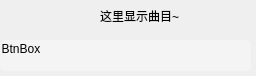
<?xml version="1.0" encoding="UTF-8"?>
<ui version="4.0">
 <class>miniForm</class>
 <widget class="QWidget" name="miniForm">
  <property name="geometry">
   <rect>
    <x>0</x>
    <y>0</y>
    <width>256</width>
    <height>76</height>
   </rect>
  </property>
  <property name="windowTitle">
   <string>MiniPlayer</string>
  </property>
  <property name="styleSheet">
   <string notr="true">QWidget {
	font-family: &quot;Arial&quot;, &quot;宋体&quot;, &quot;Segoe UI&quot;, &quot;微软雅黑&quot;;
	color: black;
}

QLabel#curTimeLabel {
	color: white;
	font-family: &quot;Segoe UI&quot;;
	font-size :20px;
}

QLabel#totalTimeLabel {
	color: white;
	font-family: &quot;Segoe UI&quot;;
	font-size :20px;
}

QLabel#lrcLabel_1 {
	color: rgba(0, 0, 0, 128);
}

QLabel#lrcLabel_4 {
	font-weight: 500;
	color: rgb(85, 0, 255);
}

QLabel#lrcLabel_7 {
	color: rgba(0, 0, 0, 128);
}

/*以上为字体设置*/

QToolTip {
    opacity: 220;
}

QSlider::groove:horizontal {
	border: 1px solid grey;
	border-radius: 3px;
	height: 4px;
	margin: 0px 0;
}

QSlider::handle:horizontal {
/*
	border-radius: 3px;
	margin: -5px -5px -5px -5px;
	left: 5px; right: 5px;
*/
}

QSlider::handle:horizontal:hover {
/*
	border-radius: 3px;
	margin: -5px -5px -5px -5px;
	left: 5px; right: 5px;
*/
}

QSlider::sub-page:horizontal {
	border-radius: 3px;
	background: rgb(85, 170, 0);
}

QSlider::groove:vertical {
	border: 1px solid grey;
	border-radius: 3px;
	width: 4px;
	margin: 0px 0;
} 

QSlider::handle:vertical {
	border-radius: 3px;
	border: 0px solid #5c5c5c;
	background: rgb(85, 170, 0);
	margin: -5px -5px -5px -5px;
	top: 5px; bottom: 5px;
}

QSlider::handle:vertical:hover {
	border-radius: 3px;
	border: 0px solid #5c5c5c;
	background: rgb(85, 255, 0);
	margin: -5px -5px -5px -5px;
	top: 5px; bottom: 5px;
}

QSlider::add-page:vertical {
	border-radius: 3px;
	background: rgb(85, 170, 0);
}

QLabel {
	background: transparent;
}

QLabel:hover {
	/*background: rgba(255, 255, 255, 180);*/
}

QLabel#tagLabel {
	color: white;
	font-family: &quot;Segoe UI&quot;, &quot;宋体&quot;;
	background: rgba(255, 255, 255, 0);
}

QLabel#coverLabel{
	border: 1px solid grey;
}

QLabel#mediaInfoLabel {
	color: white;
	font-family: &quot;Segoe UI&quot;, &quot;宋体&quot;;
	background: rgba(255, 255, 255, 0);
}

QGroupBox {
	background: rgba(255, 255, 255, 80);
}

QGroupBox#eqGroupBox {
	background: qlineargradient(spread:pad, x1:1, y1:0, x2:1, y2:1, stop:0 rgba(255, 255, 255, 150), stop:1 rgba(255, 255, 255, 70));
}

QGroupBox {
	border: 0px solid white;
	border-radius: 5px;
	margin-top: 0ex; /* leave space at the top for the title */
}

QProgressBar{
/*进度条外框*/
	border-radius: 0px;
	background: transparent;
	text-align: center;
}

QProgressBar::chunk {
/*进度条内容*/
	border-radius: 0px;
/*border: 1px solid black;*/
	background: qlineargradient(spread:pad, x1:1, y1:1, x2:1, y2:0, stop:0 rgba(85, 130, 255, 255), stop:1 rgba(170, 255, 236, 255));
}

QProgressBar:horizontal {
	border-radius: 0px;
	border: 1px solid grey;
	background: transparent;
	text-align: center;
}

QProgressBar::chunk:horizontal {
/*水平进度条内容*/
	border-radius: 0px;
	background: rgb(85, 170, 0);
}

QProgressBar#leftdB:horizontal {
	border-radius: 0px;
	border: 1px solid grey;
	background: rgba(255, 255, 255, 120);
	text-align: center;
}

QProgressBar#leftdB::chunk:horizontal {
	border-radius: 0px;
	background: rgb(85, 200, 100);
}

QProgressBar#rightdB:horizontal {
	border-radius: 0px;
	border: 1px solid grey;
	background: rgba(255, 255, 255, 120);
	text-align: center;
}

QProgressBar#rightdB::chunk:horizontal {
	border-radius: 0px;
	background: rgb(85, 200, 100);
}

QPushButton {
	border: 0px solid grey;
	background-color: rgba(255, 255, 255, 170);
	padding: -8px -8px;
}

QPushButton:hover {
	background-color: rgba(255, 255, 255, 220);
}

QPushButton:pressed {
	background-color: rgba(255, 255, 255, 250);
}

QPushButton#closeButton {
	color: white;
	background-color: rgb(230, 0, 0);
}

QPushButton#closeButton:hover {
	background-color: rgb(255, 0, 0);
}

QPushButton#mainPlayerBtn {
/*退出迷你模式按钮*/
	color: white;
	background-color: transparent;
	border-width: 0px;
}

QPushButton#mainPlayerBtn:hover {
	color: white;
	background-color: rgb(0, 85, 255);
	border-width: 0px;
}

QPushButton#setSkinButton:hover {
	background-color: rgb(0, 85, 255);
}

QPushButton#setSkinButton {
	background-color: transparent;
}

QPushButton#playBtn {
/*播放按钮*/
	background-color: transparent;
}

QPushButton#playBtn:hover {
	background-color: rgba(0, 85, 255, 120);
}

QPushButton#stopButton {
	background-color: transparent;
}

QPushButton#stopButton:hover {
	background-color: rgba(0, 85, 255, 120);
}

QPushButton#openButton {
	background-color: transparent;
}

QPushButton#openButton:hover {
	background-color: rgba(0, 85, 255, 120);
}

QPushButton#muteBtn {
/*音量按钮*/
	background-color: transparent;
}

QPushButton#muteBtn:hover {
	background-color: rgba(0, 85, 255, 120);
}

QPushButton#playModeBtn {
/*模式按钮*/
	background-color: transparent;
}

QPushButton#playModeBtn:hover {
	background-color: rgba(0, 85, 255, 120);
}

QPushButton#playPreButton {
	background-color: transparent;
}

QPushButton#playPreButton:hover {
	background-color: rgba(0, 85, 255, 120);
}

QPushButton#playNextBtn {
/*下曲按钮*/
	background-color: transparent;
}

QPushButton#playNextBtn:hover {
	background-color: rgba(0, 85, 255, 120);
}

QPushButton#playListButton {
	background-color: transparent;
}

QPushButton#playListButton:hover {
	background-color: rgba(0, 85, 255, 120);
}

</string>
  </property>
  <widget class="QPushButton" name="playBtn">
   <property name="geometry">
    <rect>
     <x>40</x>
     <y>40</y>
     <width>31</width>
     <height>31</height>
    </rect>
   </property>
   <property name="text">
    <string/>
   </property>
   <property name="icon">
    <iconset resource="res.qrc">
     <normaloff>:/icon/ICO/Play.png</normaloff>:/icon/ICO/Play.png</iconset>
   </property>
   <property name="iconSize">
    <size>
     <width>22</width>
     <height>22</height>
    </size>
   </property>
  </widget>
  <widget class="QPushButton" name="playNextBtn">
   <property name="geometry">
    <rect>
     <x>80</x>
     <y>40</y>
     <width>31</width>
     <height>31</height>
    </rect>
   </property>
   <property name="text">
    <string/>
   </property>
   <property name="icon">
    <iconset resource="res.qrc">
     <normaloff>:/icon/ICO/Next.png</normaloff>:/icon/ICO/Next.png</iconset>
   </property>
   <property name="iconSize">
    <size>
     <width>22</width>
     <height>22</height>
    </size>
   </property>
  </widget>
  <widget class="QPushButton" name="playModeBtn">
   <property name="geometry">
    <rect>
     <x>120</x>
     <y>40</y>
     <width>31</width>
     <height>31</height>
    </rect>
   </property>
   <property name="text">
    <string/>
   </property>
   <property name="icon">
    <iconset resource="res.qrc">
     <normaloff>:/icon/ICO/Repeat.png</normaloff>:/icon/ICO/Repeat.png</iconset>
   </property>
   <property name="iconSize">
    <size>
     <width>22</width>
     <height>22</height>
    </size>
   </property>
  </widget>
  <widget class="QPushButton" name="muteBtn">
   <property name="geometry">
    <rect>
     <x>160</x>
     <y>40</y>
     <width>31</width>
     <height>31</height>
    </rect>
   </property>
   <property name="text">
    <string/>
   </property>
   <property name="icon">
    <iconset resource="res.qrc">
     <normaloff>:/icon/ICO/Mute.png</normaloff>:/icon/ICO/Mute.png</iconset>
   </property>
   <property name="iconSize">
    <size>
     <width>22</width>
     <height>22</height>
    </size>
   </property>
  </widget>
  <widget class="QLabel" name="titleLabel">
   <property name="geometry">
    <rect>
     <x>100</x>
     <y>0</y>
     <width>131</width>
     <height>31</height>
    </rect>
   </property>
   <property name="sizePolicy">
    <sizepolicy hsizetype="Maximum" vsizetype="Preferred">
     <horstretch>0</horstretch>
     <verstretch>0</verstretch>
    </sizepolicy>
   </property>
   <property name="text">
    <string>这里显示曲目~</string>
   </property>
   <property name="textFormat">
    <enum>Qt::AutoText</enum>
   </property>
   <property name="scaledContents">
    <bool>false</bool>
   </property>
  </widget>
  <widget class="QPushButton" name="mainPlayerBtn">
   <property name="geometry">
    <rect>
     <x>230</x>
     <y>0</y>
     <width>25</width>
     <height>21</height>
    </rect>
   </property>
   <property name="text">
    <string/>
   </property>
   <property name="icon">
    <iconset resource="res.qrc">
     <normaloff>:/icon/ICO/61Player.png</normaloff>:/icon/ICO/61Player.png</iconset>
   </property>
  </widget>
  <widget class="QGroupBox" name="groupBox">
   <property name="geometry">
    <rect>
     <x>0</x>
     <y>40</y>
     <width>251</width>
     <height>31</height>
    </rect>
   </property>
   <property name="title">
    <string>BtnBox</string>
   </property>
  </widget>
  <widget class="QLabel" name="nowPlayingBackground">
   <property name="geometry">
    <rect>
     <x>0</x>
     <y>0</y>
     <width>256</width>
     <height>31</height>
    </rect>
   </property>
   <property name="text">
    <string/>
   </property>
   <property name="pixmap">
    <pixmap resource="res.qrc">:/image/image/menu-np.png</pixmap>
   </property>
  </widget>
  <zorder>groupBox</zorder>
  <zorder>playBtn</zorder>
  <zorder>playNextBtn</zorder>
  <zorder>playModeBtn</zorder>
  <zorder>muteBtn</zorder>
  <zorder>mainPlayerBtn</zorder>
  <zorder>nowPlayingBackground</zorder>
  <zorder>titleLabel</zorder>
 </widget>
 <resources>
  <include location="res.qrc"/>
 </resources>
 <connections/>
</ui>
